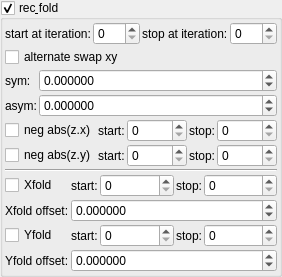
    <widget class="MyGroupBox" name="groupCheck_transf_function_enabledN_false">
     <property name="font">
      <font>
       <weight>50</weight>
       <bold>false</bold>
      </font>
     </property>
     <property name="toolTip">
      <string/>
     </property>
     <property name="title">
      <string>rec&amp; fold</string>
     </property>
     <property name="checkable">
      <bool>true</bool>
     </property>
     <layout class="QVBoxLayout" name="verticalLayout_32" stretch="0,0,0,0,0">
      <property name="spacing">
       <number>2</number>
      </property>
      <property name="leftMargin">
       <number>2</number>
      </property>
      <property name="topMargin">
       <number>2</number>
      </property>
      <property name="rightMargin">
       <number>2</number>
      </property>
      <property name="bottomMargin">
       <number>2</number>
      </property>
      <item>
       <layout class="QHBoxLayout" name="horizontalLayout_26" stretch="0,1,0,1">
        <item>
         <widget class="QLabel" name="label_121">
          <property name="text">
           <string>start at iteration:</string>
          </property>
         </widget>
        </item>
        <item>
         <widget class="MySpinBox" name="spinboxInt_transf_start_iterations_N">
          <property name="sizePolicy">
           <sizepolicy hsizetype="Minimum" vsizetype="Maximum">
            <horstretch>0</horstretch>
            <verstretch>0</verstretch>
           </sizepolicy>
          </property>
          <property name="minimum">
           <number>0</number>
          </property>
          <property name="maximum">
           <number>999</number>
          </property>
          <property name="value">
           <number>0</number>
          </property>
         </widget>
        </item>
        <item>
         <widget class="QLabel" name="label_86">
          <property name="text">
           <string>stop at iteration:</string>
          </property>
         </widget>
        </item>
        <item>
         <widget class="MySpinBox" name="spinboxInt_transf_stop_iterations_N">
          <property name="sizePolicy">
           <sizepolicy hsizetype="Preferred" vsizetype="Maximum">
            <horstretch>0</horstretch>
            <verstretch>0</verstretch>
           </sizepolicy>
          </property>
          <property name="maximum">
           <number>999</number>
          </property>
         </widget>
        </item>
       </layout>
      </item>
      <item>
       <layout class="QGridLayout" name="gridLayout_6" columnstretch="0,1">
        <property name="spacing">
         <number>2</number>
        </property>
        <item row="2" column="0">
         <widget class="QLabel" name="label_41">
          <property name="text">
           <string>asym:</string>
          </property>
         </widget>
        </item>
        <item row="1" column="0">
         <widget class="QLabel" name="label_37">
          <property name="text">
           <string>sym:</string>
          </property>
         </widget>
        </item>
        <item row="1" column="1">
         <widget class="MyDoubleSpinBox" name="spinbox_transf_offset_0">
          <property name="enabled">
           <bool>true</bool>
          </property>
          <property name="sizePolicy">
           <sizepolicy hsizetype="Minimum" vsizetype="Maximum">
            <horstretch>0</horstretch>
            <verstretch>0</verstretch>
           </sizepolicy>
          </property>
          <property name="decimals">
           <number>6</number>
          </property>
          <property name="minimum">
           <double>-99.989999999999995</double>
          </property>
          <property name="maximum">
           <double>99.989999999999995</double>
          </property>
          <property name="singleStep">
           <double>0.100000000000000</double>
          </property>
         </widget>
        </item>
        <item row="2" column="1">
         <widget class="MyDoubleSpinBox" name="spinbox_transf_offsetA_0">
          <property name="enabled">
           <bool>true</bool>
          </property>
          <property name="sizePolicy">
           <sizepolicy hsizetype="Minimum" vsizetype="Maximum">
            <horstretch>0</horstretch>
            <verstretch>0</verstretch>
           </sizepolicy>
          </property>
          <property name="decimals">
           <number>6</number>
          </property>
          <property name="minimum">
           <double>-99.989999999999995</double>
          </property>
          <property name="maximum">
           <double>99.989999999999995</double>
          </property>
          <property name="singleStep">
           <double>0.100000000000000</double>
          </property>
         </widget>
        </item>
        <item row="0" column="0" colspan="2">
         <widget class="MyCheckBox" name="checkBox_transf_function_enabledA_false">
          <property name="text">
           <string>alternate swap xy</string>
          </property>
         </widget>
        </item>
       </layout>
      </item>
      <item>
       <layout class="QGridLayout" name="gridLayout_12" columnstretch="0,0,1,0,1">
        <property name="spacing">
         <number>2</number>
        </property>
        <item row="1" column="3">
         <widget class="QLabel" name="label_91">
          <property name="text">
           <string>stop:</string>
          </property>
          <property name="wordWrap">
           <bool>true</bool>
          </property>
         </widget>
        </item>
        <item row="1" column="2">
         <widget class="MySpinBox" name="spinboxInt_transf_start_iterations_P">
          <property name="sizePolicy">
           <sizepolicy hsizetype="Minimum" vsizetype="Maximum">
            <horstretch>0</horstretch>
            <verstretch>0</verstretch>
           </sizepolicy>
          </property>
          <property name="minimum">
           <number>0</number>
          </property>
          <property name="maximum">
           <number>999</number>
          </property>
          <property name="value">
           <number>0</number>
          </property>
         </widget>
        </item>
        <item row="1" column="1">
         <widget class="QLabel" name="label_90">
          <property name="text">
           <string>start:</string>
          </property>
          <property name="wordWrap">
           <bool>true</bool>
          </property>
         </widget>
        </item>
        <item row="1" column="4">
         <widget class="MySpinBox" name="spinboxInt_transf_stop_iterations_P">
          <property name="sizePolicy">
           <sizepolicy hsizetype="Preferred" vsizetype="Maximum">
            <horstretch>0</horstretch>
            <verstretch>0</verstretch>
           </sizepolicy>
          </property>
          <property name="maximum">
           <number>999</number>
          </property>
         </widget>
        </item>
        <item row="0" column="0">
         <widget class="MyCheckBox" name="checkBox_transf_function_enabledBx_false">
          <property name="text">
           <string>neg abs(z.x)</string>
          </property>
         </widget>
        </item>
        <item row="0" column="1">
         <widget class="QLabel" name="label_92">
          <property name="text">
           <string>start:</string>
          </property>
          <property name="wordWrap">
           <bool>true</bool>
          </property>
         </widget>
        </item>
        <item row="1" column="0">
         <widget class="MyCheckBox" name="checkBox_transf_function_enabledBx">
          <property name="text">
           <string>neg abs(z.y)</string>
          </property>
         </widget>
        </item>
        <item row="0" column="2">
         <widget class="MySpinBox" name="spinboxInt_transf_start_iterations_O">
          <property name="sizePolicy">
           <sizepolicy hsizetype="Minimum" vsizetype="Maximum">
            <horstretch>0</horstretch>
            <verstretch>0</verstretch>
           </sizepolicy>
          </property>
          <property name="minimum">
           <number>0</number>
          </property>
          <property name="maximum">
           <number>999</number>
          </property>
          <property name="value">
           <number>0</number>
          </property>
         </widget>
        </item>
        <item row="0" column="4">
         <widget class="MySpinBox" name="spinboxInt_transf_stop_iterations_O">
          <property name="sizePolicy">
           <sizepolicy hsizetype="Preferred" vsizetype="Maximum">
            <horstretch>0</horstretch>
            <verstretch>0</verstretch>
           </sizepolicy>
          </property>
          <property name="maximum">
           <number>999</number>
          </property>
         </widget>
        </item>
        <item row="0" column="3">
         <widget class="QLabel" name="label_93">
          <property name="text">
           <string>stop:</string>
          </property>
          <property name="wordWrap">
           <bool>true</bool>
          </property>
         </widget>
        </item>
       </layout>
      </item>
      <item>
       <widget class="Line" name="line_2">
        <property name="orientation">
         <enum>Qt::Horizontal</enum>
        </property>
       </widget>
      </item>
      <item>
       <layout class="QGridLayout" name="gridLayout_13" columnstretch="0,0,1,0,1">
        <property name="spacing">
         <number>2</number>
        </property>
        <item row="0" column="2">
         <widget class="MySpinBox" name="spinboxInt_transf_start_iterations_R">
          <property name="sizePolicy">
           <sizepolicy hsizetype="Minimum" vsizetype="Maximum">
            <horstretch>0</horstretch>
            <verstretch>0</verstretch>
           </sizepolicy>
          </property>
          <property name="minimum">
           <number>0</number>
          </property>
          <property name="maximum">
           <number>999</number>
          </property>
          <property name="value">
           <number>0</number>
          </property>
         </widget>
        </item>
        <item row="0" column="0">
         <widget class="MyCheckBox" name="checkBox_transf_function_enabledAx">
          <property name="text">
           <string>Xfold</string>
          </property>
         </widget>
        </item>
        <item row="2" column="1">
         <widget class="QLabel" name="label_103">
          <property name="text">
           <string>start:</string>
          </property>
          <property name="wordWrap">
           <bool>true</bool>
          </property>
         </widget>
        </item>
        <item row="0" column="3">
         <widget class="QLabel" name="label_105">
          <property name="text">
           <string>stop:</string>
          </property>
          <property name="wordWrap">
           <bool>true</bool>
          </property>
         </widget>
        </item>
        <item row="0" column="1">
         <widget class="QLabel" name="label_104">
          <property name="text">
           <string>start:</string>
          </property>
          <property name="wordWrap">
           <bool>true</bool>
          </property>
         </widget>
        </item>
        <item row="2" column="3">
         <widget class="QLabel" name="label_102">
          <property name="text">
           <string>stop:</string>
          </property>
          <property name="wordWrap">
           <bool>true</bool>
          </property>
         </widget>
        </item>
        <item row="2" column="2">
         <widget class="MySpinBox" name="spinboxInt_transf_start_iterations_RV">
          <property name="sizePolicy">
           <sizepolicy hsizetype="Minimum" vsizetype="Maximum">
            <horstretch>0</horstretch>
            <verstretch>0</verstretch>
           </sizepolicy>
          </property>
          <property name="minimum">
           <number>0</number>
          </property>
          <property name="maximum">
           <number>999</number>
          </property>
          <property name="value">
           <number>0</number>
          </property>
         </widget>
        </item>
        <item row="1" column="0">
         <widget class="QLabel" name="label_46">
          <property name="text">
           <string>Xfold offset:</string>
          </property>
         </widget>
        </item>
        <item row="2" column="0">
         <widget class="MyCheckBox" name="checkBox_transf_function_enabledAx_false">
          <property name="text">
           <string>Yfold</string>
          </property>
         </widget>
        </item>
        <item row="0" column="4">
         <widget class="MySpinBox" name="spinboxInt_transf_stop_iterations_R">
          <property name="sizePolicy">
           <sizepolicy hsizetype="Preferred" vsizetype="Maximum">
            <horstretch>0</horstretch>
            <verstretch>0</verstretch>
           </sizepolicy>
          </property>
          <property name="maximum">
           <number>999</number>
          </property>
         </widget>
        </item>
        <item row="1" column="1" colspan="4">
         <widget class="MyDoubleSpinBox" name="spinbox_transf_offset_1">
          <property name="enabled">
           <bool>true</bool>
          </property>
          <property name="sizePolicy">
           <sizepolicy hsizetype="Minimum" vsizetype="Maximum">
            <horstretch>0</horstretch>
            <verstretch>0</verstretch>
           </sizepolicy>
          </property>
          <property name="decimals">
           <number>6</number>
          </property>
          <property name="minimum">
           <double>-99.989999999999995</double>
          </property>
          <property name="maximum">
           <double>99.989999999999995</double>
          </property>
          <property name="singleStep">
           <double>0.100000000000000</double>
          </property>
         </widget>
        </item>
        <item row="2" column="4">
         <widget class="MySpinBox" name="spinboxInt_transf_stop_iterations_RV">
          <property name="sizePolicy">
           <sizepolicy hsizetype="Preferred" vsizetype="Maximum">
            <horstretch>0</horstretch>
            <verstretch>0</verstretch>
           </sizepolicy>
          </property>
          <property name="maximum">
           <number>999</number>
          </property>
         </widget>
        </item>
        <item row="3" column="0">
         <widget class="QLabel" name="label_48">
          <property name="text">
           <string>Yfold offset:</string>
          </property>
         </widget>
        </item>
        <item row="3" column="1" colspan="4">
         <widget class="MyDoubleSpinBox" name="spinbox_transf_offsetA_1">
          <property name="enabled">
           <bool>true</bool>
          </property>
          <property name="sizePolicy">
           <sizepolicy hsizetype="Minimum" vsizetype="Maximum">
            <horstretch>0</horstretch>
            <verstretch>0</verstretch>
           </sizepolicy>
          </property>
          <property name="decimals">
           <number>6</number>
          </property>
          <property name="minimum">
           <double>-99.989999999999995</double>
          </property>
          <property name="maximum">
           <double>99.989999999999995</double>
          </property>
          <property name="singleStep">
           <double>0.100000000000000</double>
          </property>
         </widget>
        </item>
       </layout>
      </item>
     </layout>
    </widget>
